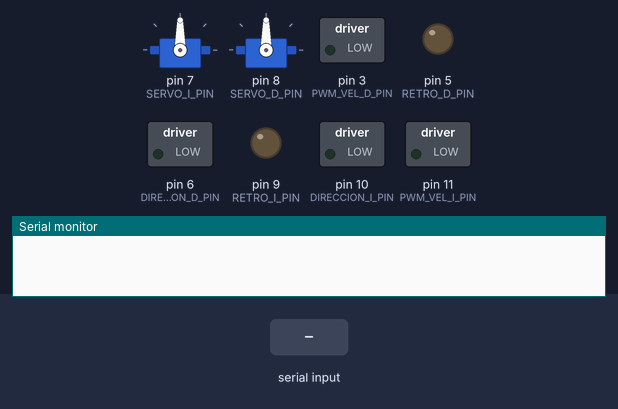
Simulated run of this sketch. Board: Arduino Uno, built with avr-gcc and run on an emulated ATmega328P. Shown: 2 × servo, switched loads named in the sketch (green lamp = pin HIGH), output pins drawn as LEDs (lit = HIGH), the last lines printed to the serial monitor. The test bench sets the inputs (shaded band).

Above: at 1.2 s.
1.3 s: byte 1 (1) received over Serial
At 1.6 s:
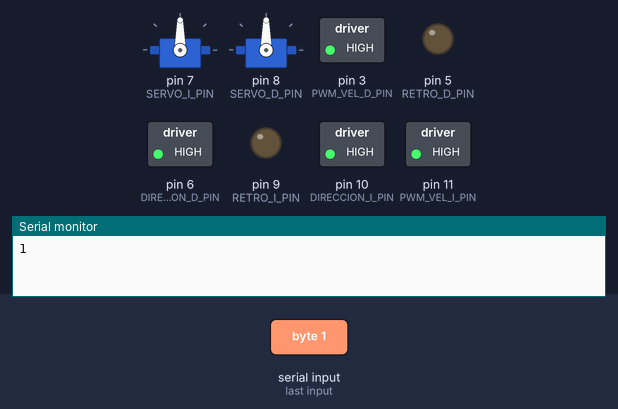
2.8 s: "1" received over Serial
At 4.0 s:
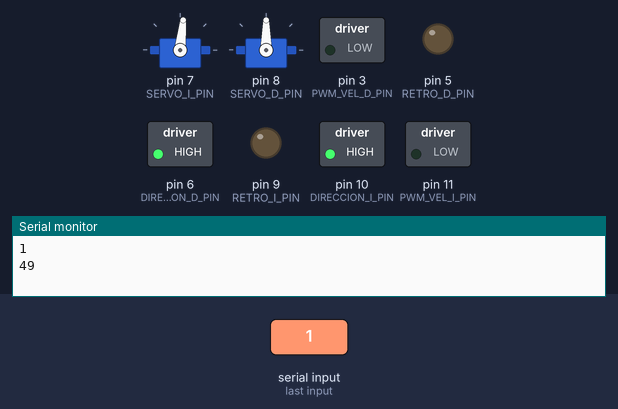
4.3 s: byte 2 (2) received over Serial
At 5.3 s:
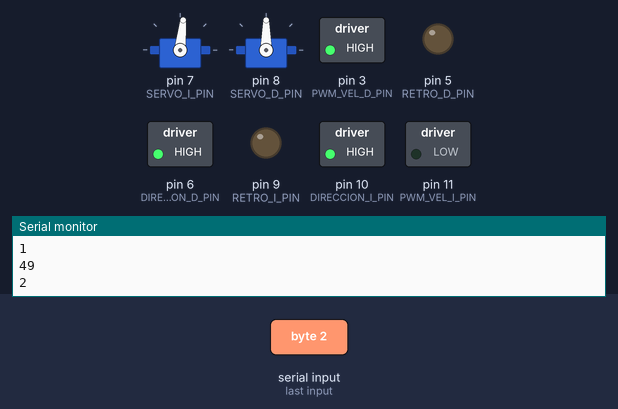
5.8 s: byte 3 (3) received over Serial
At 6.5 s:
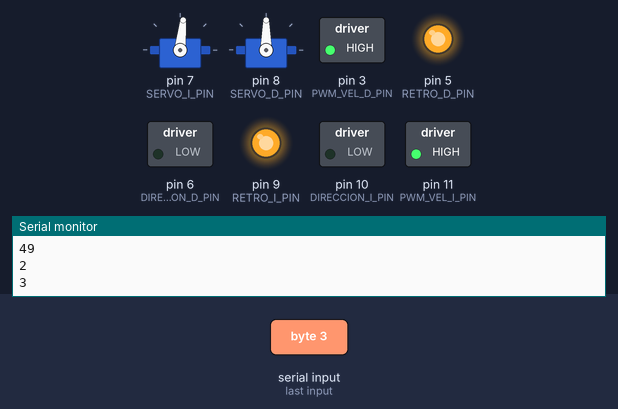
7.3 s: byte 4 (4) received over Serial
At 8.5 s:
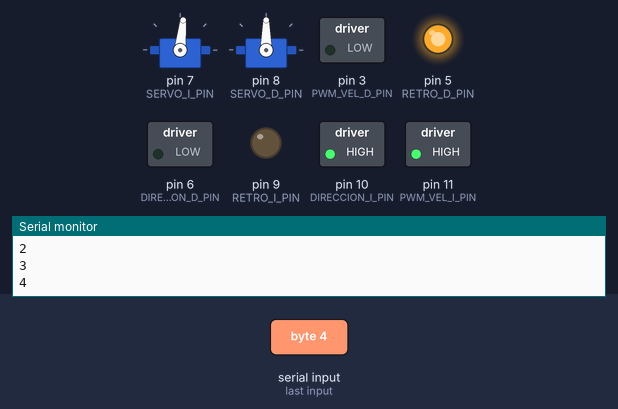
8.8 s: "0" received over Serial
At 9.8 s:
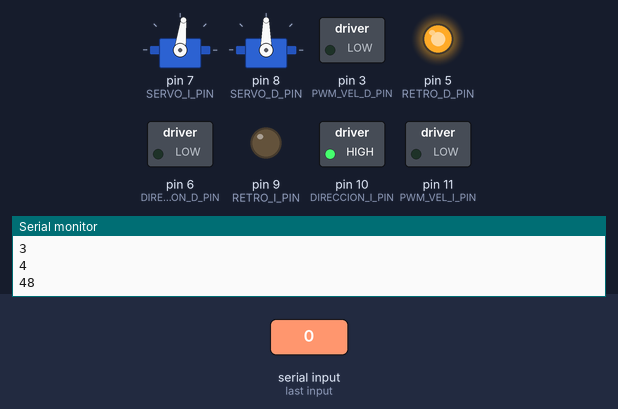
Timing chart, 0 to 11.3 s (numbered marks = the images above; inputs shaded):
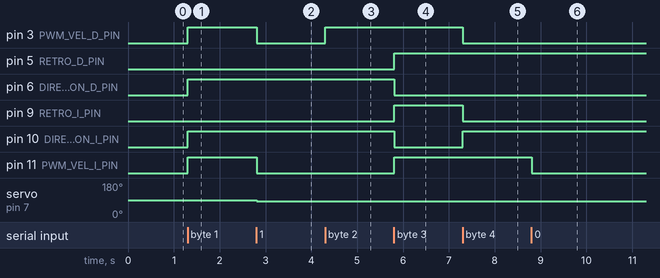

Measured:
- after the input at 1.3 s, pin 3 (PWM_VEL_D_PIN), pin 6 (DIRECCION_D_PIN), pin 10 (DIRECCION_I_PIN), pin 11 (PWM_VEL_I_PIN): LOW → HIGH at once
- after the input at 2.8 s, pin 3 (PWM_VEL_D_PIN), pin 11 (PWM_VEL_I_PIN): HIGH → LOW at once; servo on pin 7 (SERVO_I_PIN): 90° → 84° at once
- after the input at 4.3 s, pin 3 (PWM_VEL_D_PIN): LOW → HIGH at once
- after the input at 5.8 s, pin 5 (RETRO_D_PIN), pin 9 (RETRO_I_PIN), pin 11 (PWM_VEL_I_PIN): LOW → HIGH at once; pin 6 (DIRECCION_D_PIN), pin 10 (DIRECCION_I_PIN): HIGH → LOW at once
- after the input at 7.3 s, pin 3 (PWM_VEL_D_PIN), pin 9 (RETRO_I_PIN): HIGH → LOW at once; pin 10 (DIRECCION_I_PIN): LOW → HIGH at once
- after the input at 8.8 s, pin 11 (PWM_VEL_I_PIN): HIGH → LOW at once; servo on pin 7 (SERVO_I_PIN): 84° → 83° at once

The sketch:

Wall-e.ino
```cpp
#include <Wire.h>
#include <Servo.h>
#include "DriverMotor.hpp"

// Setting up variables

// Pines para los motores
#define DIRECCION_D_PIN 6  //IN3
#define RETRO_D_PIN 5  //IN4
#define PWM_VEL_D_PIN 3  //ENB
#define DIRECCION_I_PIN 10 //IN1
#define RETRO_I_PIN 9  //IN2
#define PWM_VEL_I_PIN 11  //ENA

// Pines para módulo HC05
#define TX_ARDUINO 0
#define RX_ARDUINO 1

// Pines para servos
#define SERVO_D_PIN 8
#define SERVO_I_PIN 7
Servo servoD;
Servo servoI;

// Motores
DriverMotor motorI(PWM_VEL_I_PIN, DIRECCION_I_PIN, RETRO_I_PIN);
DriverMotor motorD(PWM_VEL_D_PIN, DIRECCION_D_PIN, RETRO_D_PIN);

// Parseo de la señal
#define MAX_SERIAL_LENGTH 5 // No podemos dejar que se sobrecargue la señal
int primerDato;
uint8_t serialLength = 0;
char serialBuffer[MAX_SERIAL_LENGTH];


// --------------------------------------------------------------------------


void setup() {
  // put your setup code here, to run once:
  servoI.attach(SERVO_I_PIN);
  servoD.attach(SERVO_D_PIN);
  Serial.begin(9600); // Iniciando slave bluetooth
}


// --------------------------------------------------------------------------
// Para análisis de señales Bluetooth
// --------------------------------------------------------------------------
void evaluarSerial(){
  // Movimiento de motores
  if (primerDato == 1) { //Movimiento para adelante
    motorI.setDireccion(1);
    motorD.setDireccion(1);
  }
  else if (primerDato == 2) { //Movimiento para la izquierda
    motorD.setDireccion(1);
    motorI.setDireccion(0);
  }
  else if (primerDato == 3) { //Movimiento en reversa
    motorI.setDireccion(2);
    motorD.setDireccion(2);
  }
  else if (primerDato == 4) { //Movimiento para la derecha
    motorI.setDireccion(1);
    motorD.setDireccion(0);
  }

  // Movimiento de servos
  else if (primerDato >= 10 && 145 >= primerDato){
    servoI.write((primerDato+45)-10); // Movimiento brazo izquierdo
    motorI.setDireccion(0);
    motorD.setDireccion(0);
  }
  else if (primerDato >= 150 && 285 >= primerDato){
    servoD.write((primerDato+45)-150); // Movimiento brazo derecho
    motorI.setDireccion(0);
    motorD.setDireccion(0);
  }

  // Sin movimiento
  else {
    motorI.setDireccion(0);
    motorD.setDireccion(0);
  }
}
// --------------------------------------------------------------------------
//
// --------------------------------------------------------------------------


void loop() {
  // put your main code here, to run repeatedly:
  while (Serial.available()) {
     primerDato = Serial.read();
     Serial.println(primerDato);
     evaluarSerial();
  }
  delay(10);


}
```

DriverMotor.hpp
```cpp
// Para controlar los motores, usando L298N

/*
 * currentPin = Habilita la corriente/Enabler
 * dirPin = Produce movimiento hacia el frente/IN
 * retroPin = Produce retroceso/IN Inverso
 *
 */

class DriverMotor{
  public:
    // Constructor
    DriverMotor(uint8_t _currentPin, uint8_t _dirPin, uint8_t _retroPin);

    // Constructor por defecto
    ~DriverMotor();

    void setDireccion(int direccion);

  private:
    uint8_t currentPin, dirPin, retroPin;

};

// Definiciones
DriverMotor::DriverMotor(uint8_t _currentPin, uint8_t _dirPin, uint8_t _retroPin) {
  currentPin = _currentPin;
  dirPin = _dirPin;
  retroPin = _retroPin;

  pinMode(currentPin, OUTPUT);  // Iniciando el pin de electricidad al motor
  pinMode(dirPin, OUTPUT);
  pinMode(retroPin, OUTPUT);

}

DriverMotor::~DriverMotor(){
  // Nada
}

void DriverMotor::setDireccion(int direccion) { // De 0 a 255
  switch (direccion) {

    case 1: //forward
      digitalWrite(currentPin, HIGH);
      digitalWrite(dirPin, HIGH);
      digitalWrite(retroPin, LOW);
      break;
    case 2: //backward
      digitalWrite(currentPin, HIGH);
      digitalWrite(dirPin, LOW);
      digitalWrite(retroPin, HIGH);
      break;

    default: //still
      digitalWrite(currentPin, LOW);
      break;

  }

}
```
